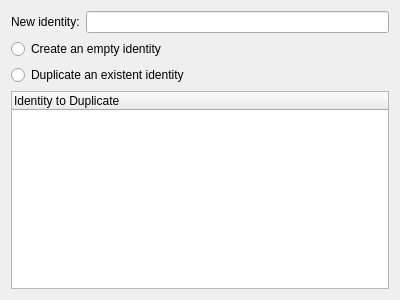
<ui version="4.0" >
 <class>AddIdentityWizardPage1</class>
 <widget class="QWidget" name="AddIdentityWizardPage1" >
  <property name="geometry" >
   <rect>
    <x>0</x>
    <y>0</y>
    <width>400</width>
    <height>300</height>
   </rect>
  </property>
  <property name="windowTitle" >
   <string>Add Identity Assistant</string>
  </property>
  <layout class="QVBoxLayout" >
   <item>
    <layout class="QHBoxLayout" >
     <item>
      <widget class="QLabel" name="identityNameLabel" >
       <property name="text" >
        <string>New identity:</string>
       </property>
       <property name="buddy" >
        <cstring>identityName</cstring>
       </property>
      </widget>
     </item>
     <item>
      <widget class="QLineEdit" name="identityName" />
     </item>
    </layout>
   </item>
   <item>
    <widget class="QRadioButton" name="newOption" >
     <property name="text" >
      <string>Create an empty identity</string>
     </property>
    </widget>
   </item>
   <item>
    <widget class="QRadioButton" name="duplicateOption" >
     <property name="text" >
      <string>Duplicate an existent identity</string>
     </property>
    </widget>
   </item>
   <item>
    <widget class="QTreeWidget" name="identityList" >
     <property name="alternatingRowColors" >
      <bool>true</bool>
     </property>
     <property name="iconSize" >
      <size>
       <width>32</width>
       <height>32</height>
      </size>
     </property>
     <property name="rootIsDecorated" >
      <bool>false</bool>
     </property>
     <column>
      <property name="text" >
       <string>Identity to Duplicate</string>
      </property>
     </column>
    </widget>
   </item>
  </layout>
 </widget>
 <resources/>
 <connections/>
</ui>
